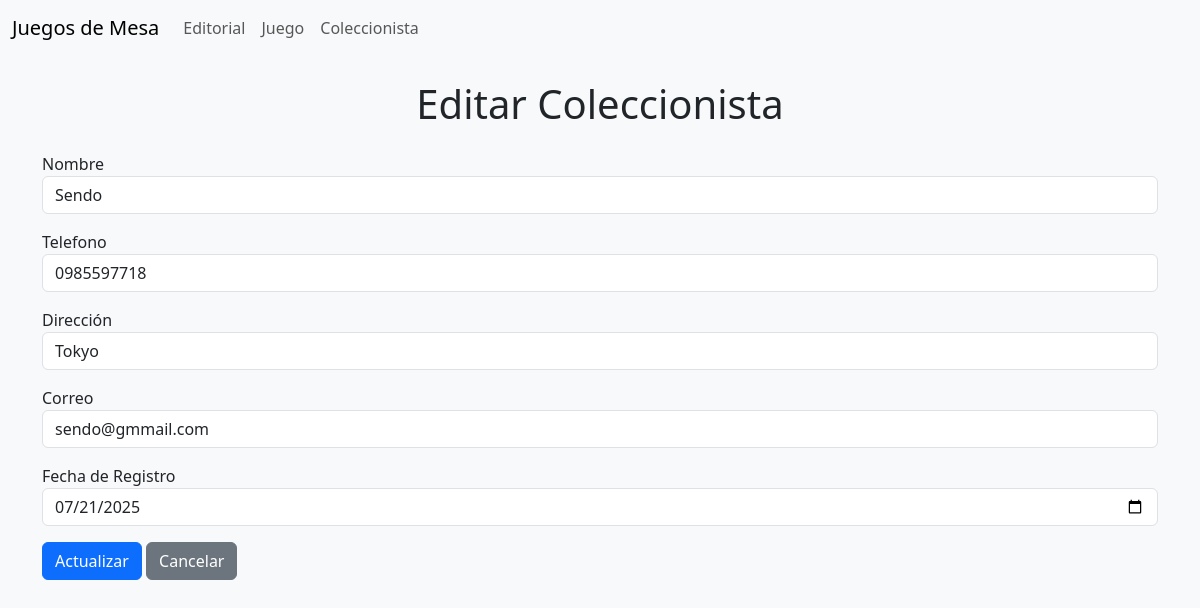
Page /coleccionista/3/editar/ on the committed database.
### Aplicaciones/Coleccionista/models.py (models this page shows, shortened)
class Coleccionista(models.Model):
    nombre = models.CharField(max_length=100)
    telefono = models.CharField(max_length=15)
    direccion = models.CharField(max_length=100)
    correo = models.EmailField()
    fecha_registro = models.DateField(auto_now_add=True)

### Aplicaciones/Coleccionista/views.py (the view)
# urls.py: path('<int:id>/editar/', views.editarColeccionista, name='editar_coleccionista'),
def editarColeccionista(request, id):
    coleccionista = get_object_or_404(Coleccionista, id=id)
    return render(request, 'coleccionista/editar.html', {"coleccionista": coleccionista})

### Aplicaciones/Coleccionista/templates/coleccionista/editar.html (shortened to what this page needs)
{% extends 'plantilla.html' %}
{% block contenido %}
<div class="container mt-4">
    <h1 class="text-center mb-4">Editar Coleccionista</h1>
    <form action="{% url 'procesar_coleccionista' coleccionista.id %}" method="post">
        <div class="mb-3">
            <label>Nombre</label>
            <input type="text" name="nombre" class="form-control" value="{{ coleccionista.nombre }}" required>
        </div>
        <div class="mb-3">
            <label>Telefono</label>
            <input type="text" name="telefono" class="form-control" value="{{ coleccionista.telefono }}" required>
        </div>
        <div class="mb-3">
            <label>Dirección</label>
            <input type="text" name="direccion" class="form-control" value="{{ coleccionista.direccion }}" required>
        </div>
        <div class="mb-3">
            <label>Correo</label>
            <input type="email" name="correo" class="form-control" value="{{ coleccionista.correo }}" required>
        </div>
        <div class="mb-3">
            <label>Fecha de Registro</label>
            <input type="date" name="fecha_registro" class="form-control" value="{{ coleccionista.fecha_registro|date:'Y-m-d' }}" required>
        </div>
        <button type="submit" class="btn btn-primary">Actualizar</button>
        <a href="{% url 'lista_coleccionista' %}" class="btn btn-secondary">Cancelar</a>
    </form>
</div>
{% endblock %}

### rows in the picture
Coleccionista: nombre "Sendo", telefono "0985597718", direccion "Tokyo", correo "sendo@gmmail.com", fecha_registro "07/21/2025"
